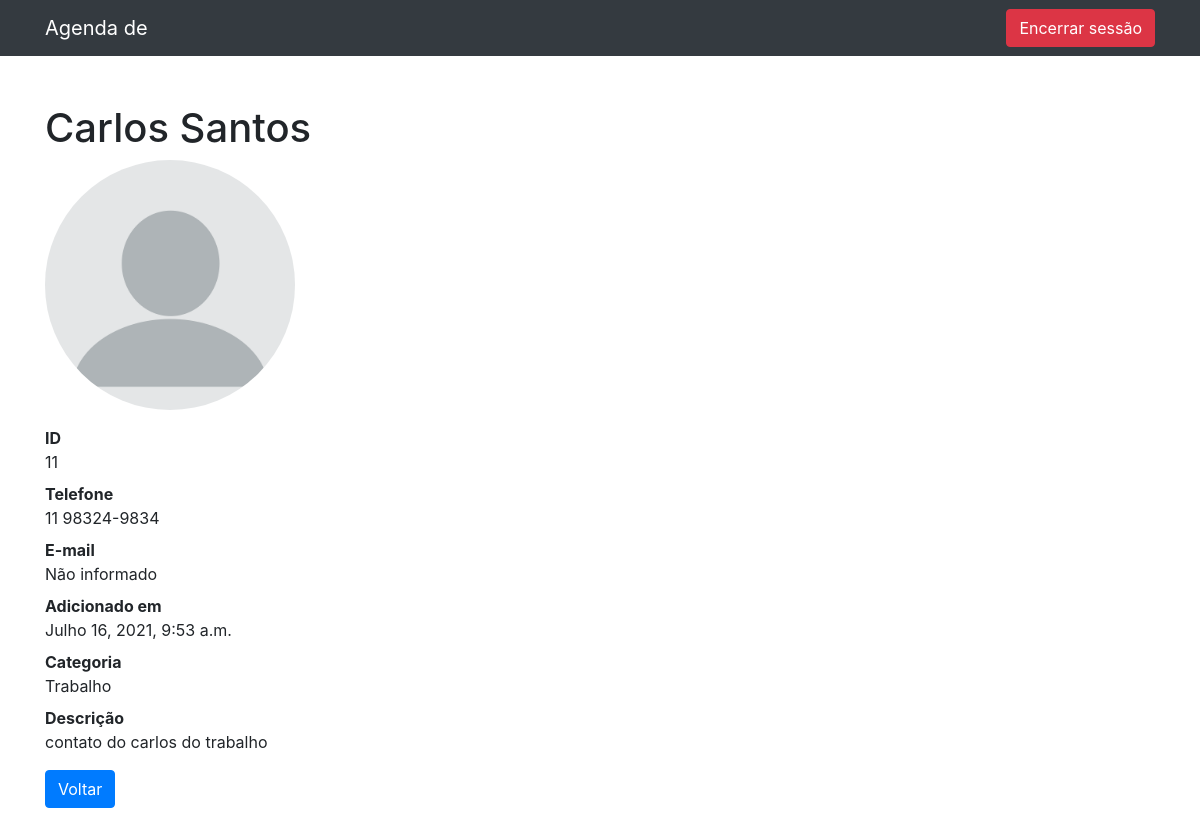
The page /contatos/11 (signed in) on the database its author committed.
### contatos/models.py (models this page shows, shortened)
class Contato(models.Model):
    nome = models.CharField(max_length=255)
    sobrenome = models.CharField(max_length=255, blank=True)
    telefone = models.CharField(max_length=255)
    email = models.CharField(max_length=255, blank=True)
    data_criacao = models.DateTimeField(default=timezone.now)
    descricao = models.TextField(blank=True)
    categoria = models.ForeignKey(Categoria, on_delete=models.DO_NOTHING)
    mostrar = models.BooleanField(default=True)
    foto = models.ImageField(blank=True, upload_to = 'fotos/%Y/%m/')

class Categoria(models.Model):
    nome = models.CharField(max_length=255)
    def __str__(self):
        return self.nome

### contatos/views.py (the view)
# urls.py: path('contatos/<int:contato_id>', views.ver_contato, name='ver_contato'),
@login_required(redirect_field_name='login')
def ver_contato(request, contato_id):
    contato = get_object_or_404(Contato, id=contato_id)
    if not contato.mostrar:
        raise Http404
    return render(request, 'contatos/ver_contato.html', {
        'contato': contato
    })

### contatos/templates/contatos/ver_contato.html (shortened to what this page needs)
{% extends 'base.html' %}
{% load static %}
{%block 'conteudo'%}
<h1 class="mt-5">{{ contato.nome }} {{ contato.sobrenome }}</h1>
{% if contato.foto %}
<p><img src="{{ contato.foto.url }}" style="max-width: 250px; height: auto; border-radius: 50%;"></p>
{% else %}
<p><img src="{% static 'nonpic.png' %}" style="max-width: 250px; height: auto; border-radius: 50%;"></p>
{% endif %}
<dl>
    <dt>ID</dt>
    <dd>{{ contato.id }}</dd>
    <dt>Telefone</dt>
    <dd>{{ contato.telefone }}</dd>
    <dt>E-mail</dt>
    {% if contato.email|length >= 1 %}
        <dd>{{ contato.email }}</dd>
    {% else %}
        <dd>Não informado</dd>
    {% endif %}
    <dt>Adicionado em</dt>
    <dd>{{ contato.data_criacao }}</dd>
    <dt>Categoria</dt>
    <dd>{{ contato.categoria }}</dd>
    <dt>Descrição</dt>
    <dd>
        {{ contato.descricao }}
    </dd>
</dl>
<a href="{% url 'index' %}"><button type="button" class="btn btn-primary">Voltar</button></a>
{%endblock%}

### rows shown on the page
Contato: nome "Carlos", sobrenome "Santos", id "11", telefone "11 98324-9834", data_criacao "Julho 16, 2021, 9:53 a.m.", categoria "Trabalho", descricao "contato do carlos do trabalho"
